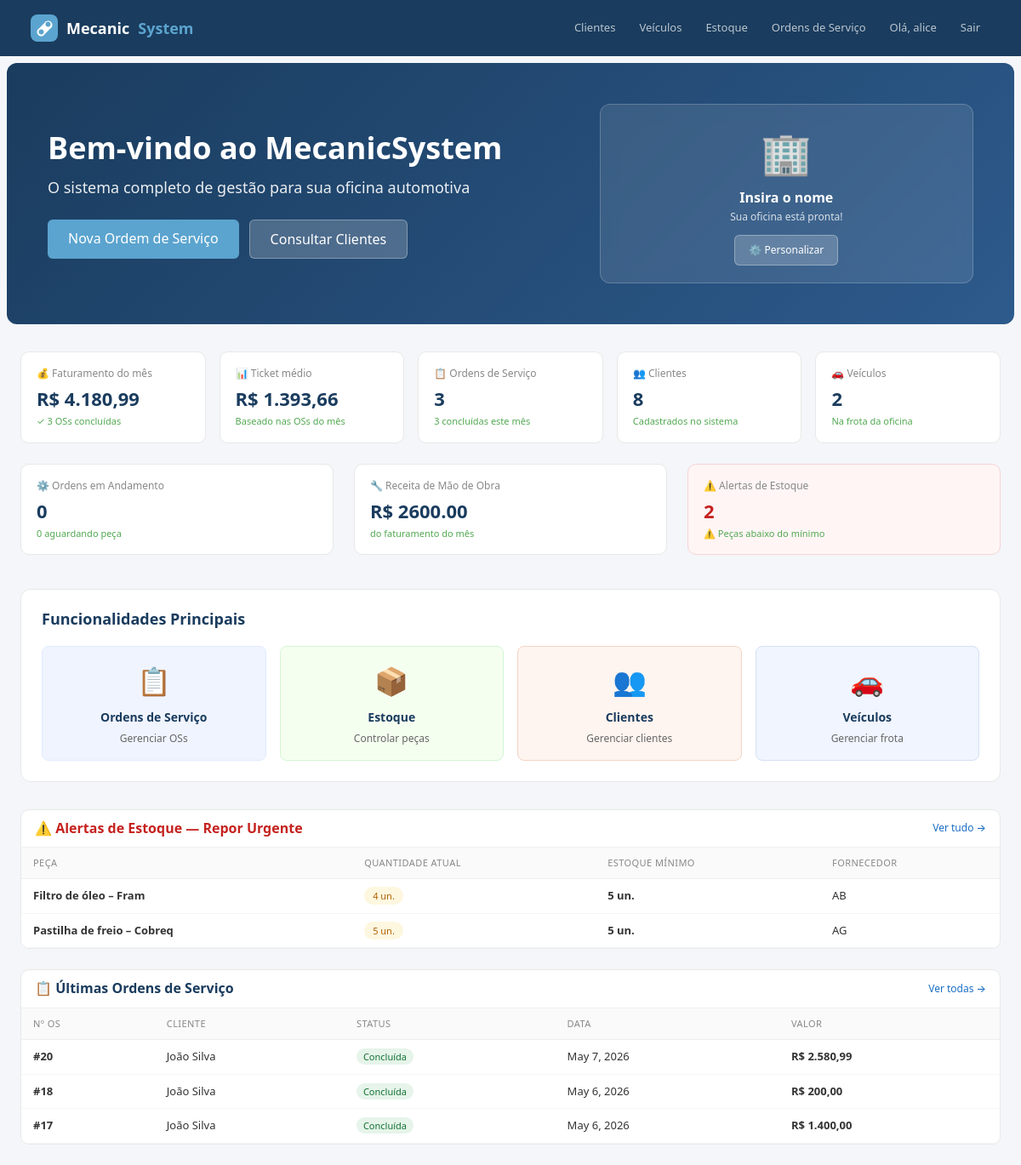
The app's page / (signed in), older data.
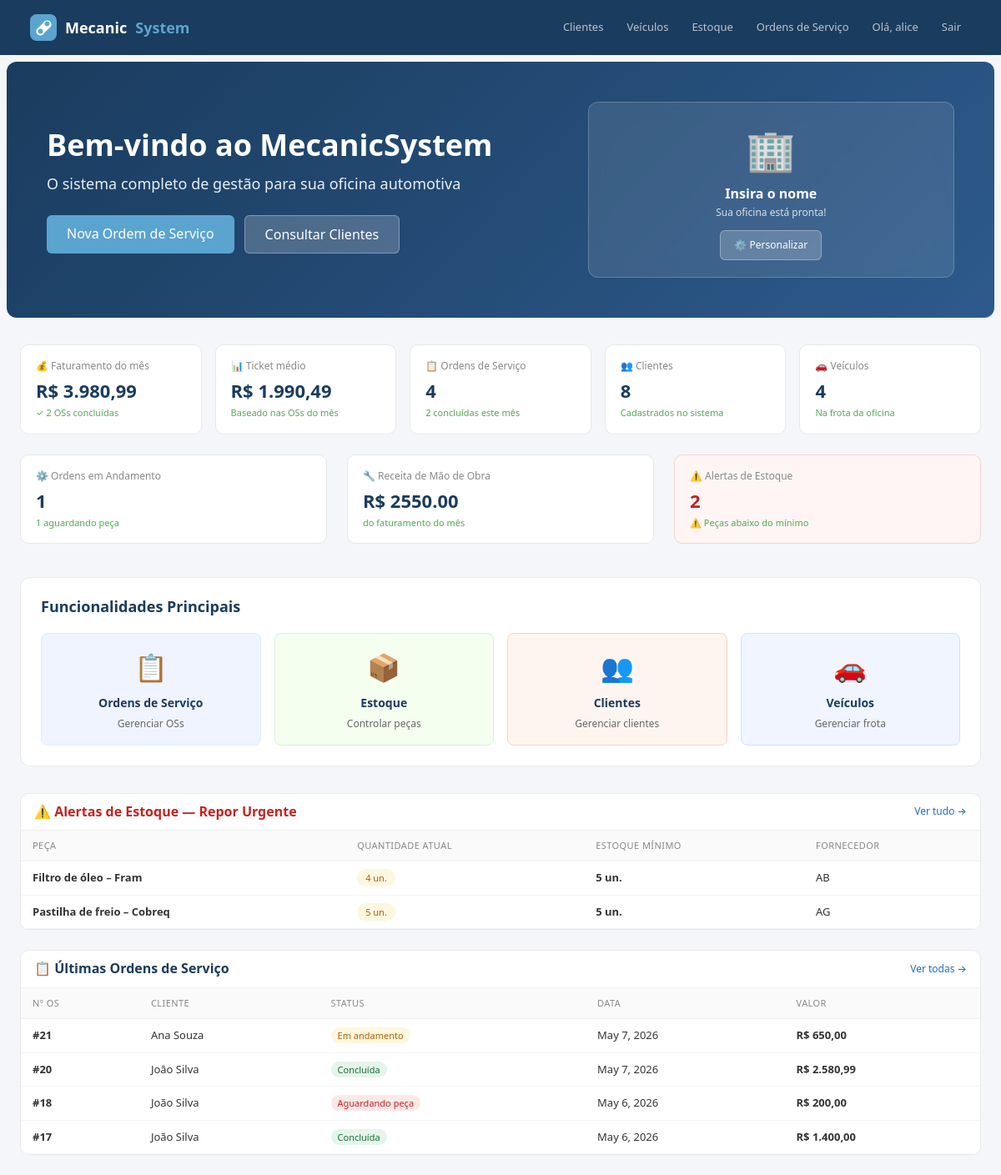
The same page, newer data.
### estoque/models.py (models this page shows, shortened)
class Peca(models.Model):
    codigo = models.CharField(max_length=50, unique=True, blank=True, null=True, verbose_name="Código")
    nome = models.CharField(max_length=100)
    quantidade = models.IntegerField(default=0)
    estoque_minimo = models.IntegerField(default=5)
    preco_custo = models.DecimalField(max_digits=10, decimal_places=2)
    preco_venda = models.DecimalField(max_digits=10, decimal_places=2)
    fornecedor = models.CharField(max_length=100, blank=True)
    class Meta:
        ordering = ['nome']

### ordens/models.py (models this page shows, shortened)
class OrdemServico(models.Model):
    STATUS_CHOICES = [
        ('aberta', 'Aberta'),
        ('em_andamento', 'Em andamento'),
        ('aguardando_peca', 'Aguardando peça'),
        ('concluida', 'Concluída'),
    ]
    cliente = models.ForeignKey(Cliente, on_delete=models.CASCADE)
    veiculo = models.ForeignKey(Veiculo, on_delete=models.SET_NULL, null=True, blank=True)
    data = models.DateField(auto_now_add=True)
    data_conclusao = models.DateField(null=True, blank=True)
    descricao = models.TextField()
    status = models.CharField(max_length=20, choices=STATUS_CHOICES, default='aberta')
    mao_de_obra = models.DecimalField(max_digits=10, decimal_places=2, default=0)
    valor_total = models.DecimalField(max_digits=10, decimal_places=2, default=0)

### clientes/models.py (models this page shows, shortened)
class Cliente(models.Model):
    nome = models.CharField(max_length=100)
    telefone = models.CharField(max_length=20, blank=True)
    email = models.EmailField(blank=True)

### core/views.py (the view)
# urls.py: path('', views.home, name='home'),
@login_required(login_url='login')
def home(request):
    hoje = date.today()
    inicio_mes = hoje.replace(day=1)
    try:
        config = ConfiguracaoOficina.objects.first()
        if not config:
            config = ConfiguracaoOficina.objects.create()
    except:
        config = None
    total_clientes = Cliente.objects.count()
    clientes_novos = Cliente.objects.filter(
        id__gte=Cliente.objects.order_by('-id').first().id - 5
    ).count() if Cliente.objects.exists() else 0
    total_os_mes = OrdemServico.objects.filter(data__gte=inicio_mes).count()
    os_abertas = OrdemServico.objects.filter(status='aberta').count()
    os_andamento = OrdemServico.objects.filter(status='em_andamento').count()
    os_aguardando = OrdemServico.objects.filter(status='aguardando_peca').count()
    os_concluidas = OrdemServico.objects.filter(
        status='concluida', data__gte=inicio_mes
    ).count()
    faturamento_mes = OrdemServico.objects.filter(
        data__gte=inicio_mes, status='concluida'
    ).aggregate(total=Sum('valor_total'))['total'] or 0
    receita_mao_obra = OrdemServico.objects.filter(
        data__gte=inicio_mes, status='concluida'
    ).aggregate(total=Sum('mao_de_obra'))['total'] or 0
    receita_pecas = faturamento_mes - receita_mao_obra
    ticket_medio = (faturamento_mes / os_concluidas) if os_concluidas > 0 else 0
    total_pecas = Peca.objects.count()
    pecas_baixo_estoque = Peca.objects.filter(quantidade__lte=5)
    alertas_estoque = pecas_baixo_estoque.count()
    total_veiculos = Veiculo.objects.count()
    os_recentes = OrdemServico.objects.order_by('-id')[:5]
    context = {
        'config': config,
        'total_clientes': total_clientes,
        'total_os_mes': total_os_mes,
        'os_abertas': os_abertas,
        'os_andamento': os_andamento,
        'os_aguardando': os_aguardando,
        'os_concluidas': os_concluidas,
        'faturamento_mes': faturamento_mes,
        'receita_mao_obra': receita_mao_obra,
        'receita_pecas': receita_pecas,
        'ticket_medio': ticket_medio,
        'total_pecas': total_pecas,
        'alertas_estoque': alertas_estoque,
        'pecas_baixo_estoque': pecas_baixo_estoque,
        'total_veiculos': total_veiculos,
        'os_recentes': os_recentes,
    }
    return render(request, 'home.html', context)

### core/templatetags/core_filters.py (called while the page is built)
@register.filter
def br_format(value):
    if value is None or value == '':
        return "0,00"
    try:
        if isinstance(value, str):
            value = float(value.replace(',', '.'))
        locale.setlocale(locale.LC_ALL, 'pt_BR.UTF-8')
        return locale.currency(value, grouping=True, symbol=False).strip()
    except (ValueError, locale.Error):
        try:
            num = float(value)
            return f"{num:,.2f}".replace(',', 'X').replace('.', ',').replace('X', '.')
        except:
            return str(value)

### templates/home.html (shortened to what the changed rows need)
{% extends "base.html" %}
{% load core_filters %}
{% block conteudo %}
<div style="background: linear-gradient(135deg, #1a3c5e 0%, #2d5a8c 100%); border-radius: 12px; padding: 48px; margin-bottom: 32px; color: white; margin-left: -16px; margin-right: -16px; margin-top: -16px;">
  <div class="row align-items-center">
    <div class="col-md-7">
      <h1 style="font-size: 36px; font-weight: 700; margin-bottom: 12px;">Bem-vindo ao MecanicSystem</h1>
    </div>
  </div>
</div>
<div class="row row-cols-1 row-cols-sm-2 row-cols-lg-5 g-3 mb-4">
  <div class="col">
    <div class="stat-card">
      <div class="label">💰 Faturamento do mês</div>
      <div class="value">R$ {{ faturamento_mes|br_format }}</div>
      <div class="sub">✓ {{ os_concluidas }} OSs concluídas</div>
    </div>
  </div>
  <div class="col">
    <div class="stat-card">
      <div class="label">📊 Ticket médio</div>
      <div class="value">R$ {{ ticket_medio|br_format }}</div>
      <div class="sub">Baseado nas OSs do mês</div>
    </div>
  </div>
  <div class="col">
    <div class="stat-card">
      <div class="label">📋 Ordens de Serviço</div>
      <div class="value">{{ total_os_mes }}</div>
      <div class="sub">{{ os_concluidas }} concluídas este mês</div>
    </div>
  </div>
  <div class="col">
    <div class="stat-card">
      <div class="label">🚗 Veículos</div>
      <div class="value">{{ total_veiculos }}</div>
      <div class="sub">Na frota da oficina</div>
    </div>
  </div>
</div>
<div class="row mb-4">
  <div class="col-md-6 col-lg-4 mb-3">
    <div class="stat-card">
      <div class="label">⚙️ Ordens em Andamento</div>
      <div class="value">{{ os_andamento }}</div>
      <div class="sub">{{ os_aguardando }} aguardando peça</div>
    </div>
  </div>
  <div class="col-md-6 col-lg-4 mb-3">
    <div class="stat-card">
      <div class="label">🔧 Receita de Mão de Obra</div>
      <div class="value">R$ {{ receita_mao_obra|floatformat:2 }}</div>
      <div class="sub">do faturamento do mês</div>
    </div>
  </div>
</div>
{% if pecas_baixo_estoque %}
<div class="card-table mb-4">
  <div style="overflow-x: auto;">
    <table class="table" style="margin: 0;">
      <thead>
        <tr>
          <th>Peça</th>
          <th>Quantidade atual</th>
          <th>Estoque mínimo</th>
          <th>Fornecedor</th>
        </tr>
      </thead>
      <tbody>
        {% for peca in pecas_baixo_estoque %}
        <tr style="background: #fff5f5;">
          <td><strong>{{ peca.nome }}</strong></td>
          <td><span class="badge-os">{{ peca.quantidade }} un.</span></td>
          <td><strong>{{ peca.estoque_minimo }} un.</strong></td>
          <td>{{ peca.fornecedor|default:"—" }}</td>
        </tr>
        {% endfor %}
      </tbody>
    </table>
  </div>
</div>
{% endif %}
<div class="card-table">
  {% if os_recentes %}
  <div style="overflow-x: auto;">
    <table class="table" style="margin: 0; font-size: 13px;">
      <thead>
        <tr>
          <th>Nº OS</th>
          <th>Cliente</th>
          <th>Status</th>
          <th>Data</th>
          <th>Valor</th>
        </tr>
      </thead>
      <tbody>
        {% for ordem in os_recentes %}
        <tr>
          <td><strong>#{{ ordem.id }}</strong></td>
          <td>{{ ordem.cliente.nome }}</td>
          <td>
            {% if ordem.status == 'concluida' %}
              <span style="background:#e6f4ea;color:#137333;padding:2px 8px;border-radius:99px;font-size:11px;font-weight:500">Concluída</span>
            {% elif ordem.status == 'em_andamento' %}
              <span style="background:#fef7e0;color:#b06000;padding:2px 8px;border-radius:99px;font-size:11px;font-weight:500">Em andamento</span>
            {% elif ordem.status == 'aguardando_peca' %}
              <span style="background:#fce8e6;color:#c5221f;padding:2px 8px;border-radius:99px;font-size:11px;font-weight:500">Aguardando peça</span>
            {% else %}
              <span style="background:#e8f0fe;color:#1a6fc4;padding:2px 8px;border-radius:99px;font-size:11px;font-weight:500">Aberta</span>
            {% endif %}
          </td>
          <td>{{ ordem.data }}</td>
          <td><strong>R$ {{ ordem.valor_total|br_format }}</strong></td>
        </tr>
        {% endfor %}
      </tbody>
    </table>
  </div>
  {% else %}
  <div style="padding: 16px; text-align: center; color: #888; font-size: 13px;">
    <p>Nenhuma ordem de serviço cadastrada.</p>
  </div>
  {% endif %}
</div>
{% endblock %}

Row changes from the older to the newer data that the page shows:
added OrdemServico: id "21", cliente.nome "Ana Souza", status "Em andamento", data "May 7, 2026", valor_total|br_format "650,00"
changed OrdemServico id 18: status "Concluída" → "Aguardando peça"
Text that changed along with them:
{{ faturamento_mes|br_format }}: "4.180,99" → "3.980,99"
{{ os_concluidas }}: "3" → "2"
{{ ticket_medio|br_format }}: "1.393,66" → "1.990,49"
{{ total_os_mes }}: "3" → "4"
{{ total_veiculos }}: "2" → "4"
{{ os_andamento }}: "0" → "1"
{{ os_aguardando }}: "0" → "1"
{{ receita_mao_obra|floatformat:2 }}: "2600.00" → "2550.00"
